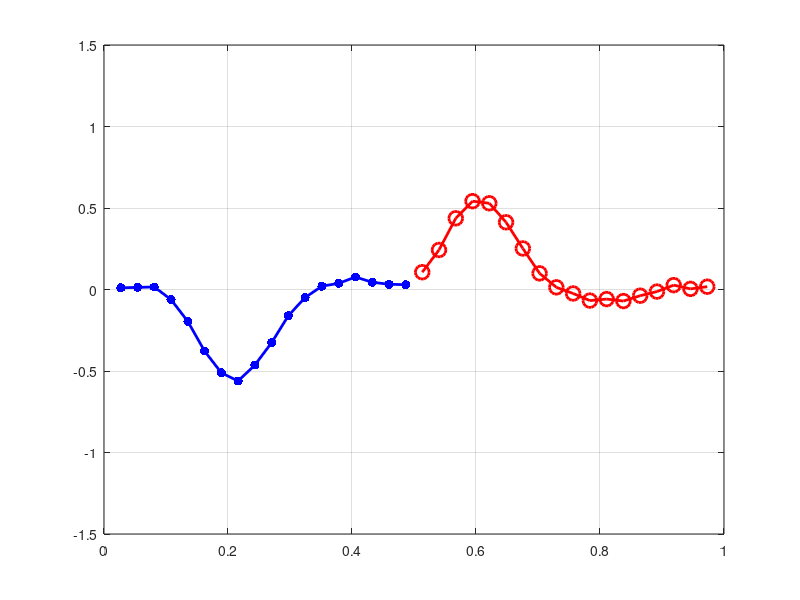

Write MATLAB code to recreate this figure. (Note: this script raises an error after producing the figure.)
clear all;
close all;
clc;

% drawing variables
drawSpeed = 1000;
drawStart = 1;

fs = 44100;             % Sample rate
k = 1/fs;               % Time step
lengthSound = fs*2;     % Length of the simulation

Ninit = 30.5;           % edit how many points you want
h = 1/Ninit;

cInit = h/k;            % calculate wave speed
c = cInit;

h = c*k;                % calculate h from wavespeed
N = floor(1/h);         % calculate points from h

lambdaSq = (c*k/h)^2    % should always be 1 as h is not recalculated

alf = Ninit - N;        % fractional remainder for the grid point

%% initialise states
uNext = zeros(ceil(N/2), 1);
u = zeros(ceil(N/2), 1);

u(floor(N/5)-4:floor(N/5)+4) = hann (9); % use hann window for excitation
uPrev = u;

wNext = zeros(floor(N/2), 1);
w = zeros(floor(N/2), 1);
wPrev = w;

% initialise laplacians
eu = ones(length(u), 1);
Dxxu = spdiags([eu -2*eu eu], -1:1, length(u),length(u));

ew = ones(length(w), 1);
Dxxw = spdiags([ew -2*ew ew], -1:1, length(w),length(w));

interpol = "cubic";
outFree = zeros(lengthSound, 1);

changeC = true; % set to true for dynamic changes in wavespeed

%% main loop
for n = 1:lengthSound  
 
    % change wave speed...
    if changeC
        c = cInit * (1-0.2 * sin(15 * pi * n/fs));  % very extremely 
    else
        c = c;
    end
    cSave(n) = c;
    
    % save previous state for comparison later
    NPrev = N;

    % recalculate gridspacing, points lambda^2 and alpha from new wave speed
    h = c*k;
    Ninit = 1/h;
    N = floor(1/h);
    Nsave(n) = N;
    hSave(n) = h;
    
    lambdaSq = c^2 * k^2 / h^2;

    alf = (Ninit - N);
  
    % calculate interpolator
    if interpol == "cubic"
        ip = [alf * (alf - 1) * (alf - 2) / -6, ...
                (alf - 1) * (alf + 1) * (alf - 2) / 2, ...
                alf * (alf + 1) * (alf - 2) / -2, ...
                alf * (alf + 1) * (alf - 1) / 6];
    else
        ip = [0, (1-alf), alf, 0];
    end

    if abs(N - NPrev) > 1
        disp('too fast')
    end
    
    % add point if N^n > N^{n-1}
    if N > NPrev
        if mod(N,2) == 1
            uNext = [uNext; (ip(4) * uNext(end-1) + ip(3) * uNext(end) + ip(2) * wNext(1) + ip(1) * wNext(2))];
            u = [u; (ip(4) * u(end-1) + ip(3) * u(end) + ip(2) * w(1) + ip(1) * w(2))];
            uPrev = [uPrev; (ip(4) * uPrev(end-1) + ip(3) * uPrev(end) + ip(2) * wPrev(1) + ip(1) * wPrev(2))];
        else 
            wNext = [(ip(1) * uNext(end-1) + ip(2) * uNext(end) + ip(3) * wNext(1) + ip(4) * wNext(2)); wNext];
            w = [(ip(1) * u(end-1) + ip(2) * u(end) + ip(3) * w(1) + ip(4) * w(2)); w];
            wPrev = [(ip(1) * uPrev(end-1) + ip(2) * uPrev(end) + ip(3) * wPrev(1) + ip(4) * wPrev(2)); wPrev];
        end
        eu = ones(length(u), 1);
        Dxxu = spdiags([eu -2*eu eu], -1:1, length(u),length(u));
        ew = ones(length(w), 1);
        Dxxw = spdiags([ew -2*ew ew], -1:1, length(w),length(w));
    end
    
    % remove point if N^n < N^{n-1}
    if N < NPrev
        if mod(N,2) == 0
            uNext = uNext(1:end-1);
            u = u(1:end-1);
            uPrev = uPrev(1:end-1);
        else 
            wNext = wNext(2:end);
            w = w(2:end);
            wPrev = wPrev(2:end);
        end
        eu = ones(length(u), 1);
        Dxxu = spdiags([eu -2*eu eu], -1:1, length(u),length(u));
        ew = ones(length(w), 1);
        Dxxw = spdiags([ew -2*ew ew], -1:1, length(w),length(w));
    end
     
    % calculate interpolated points
    interplatedPoints = [1, -ip(4); -ip(4), 1] \ [ip(3) * w(1) + ip(2) * w(2) + ip(1) * w(3);
                                        ip(1) * u(end-2) + ip(2) * u(end-1) + ip(3) * u(end)];
    
    %% left half string
    uNext = 2 * u + lambdaSq * Dxxu * u - uPrev;
    uNext(end) = uNext(end) + lambdaSq * interplatedPoints(1);
    
    %% right half string
    wNext = 2 * w + lambdaSq * Dxxw * w - wPrev;
    wNext(1) = wNext(1) + lambdaSq * interplatedPoints(2);

    %% save output
    outFree(n) = w(end - 5);

    %% draw stuff
    if mod(n, drawSpeed) == 0 && n > drawStart
        hLocsLeft = (1:(length(u))) * h;
        hLocsRight = flip(1 - ((1:(length(w))) * h));
   
        hold off;
        plot(hLocsLeft, u, 'LineWidth' ,2, 'Marker', '.', 'MarkerSize', 20, 'Color', 'b') 

        hold on;
        wOffset = 0.00;
        plot(hLocsRight, w + wOffset, 'Linewidth', 2,  'Marker', 'o', 'MarkerSize', 10, 'Color', 'r')
                
        ylim([-1.5, 1.5])
        grid on;
        title("Sample = " + num2str(n) + "   N = " + num2str(floor(Ninit * 10) / 10))
        set(gca, 'Fontsize', 16, 'Linewidth', 2)
        if n == 16
            disp("wait")
        end
        drawnow;
        
    end
    uPrev = u;
    u = uNext;
    
    wPrev = w;
    w = wNext;
    
end

% subplot(2,1,1)
hold off
plot(outFree)
